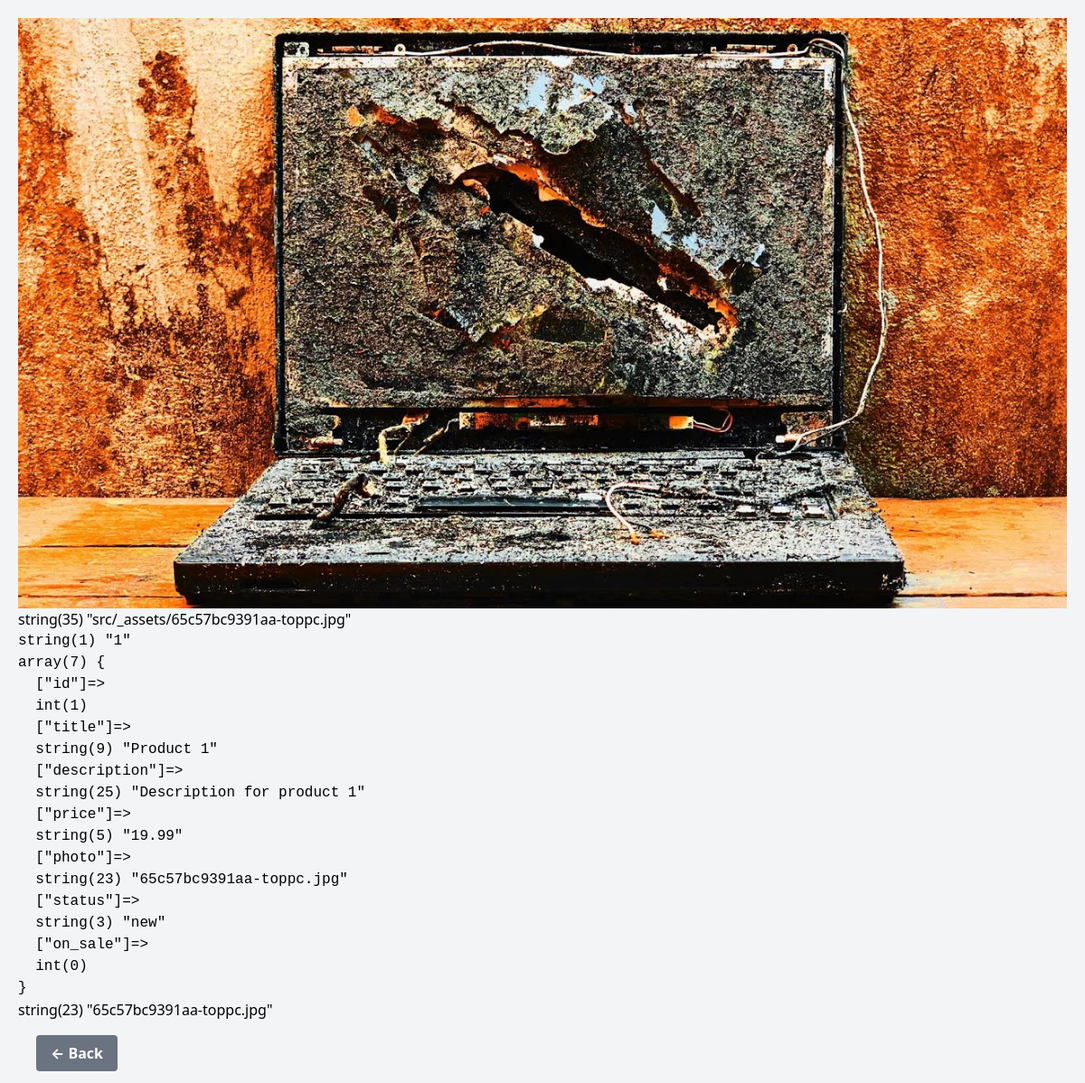
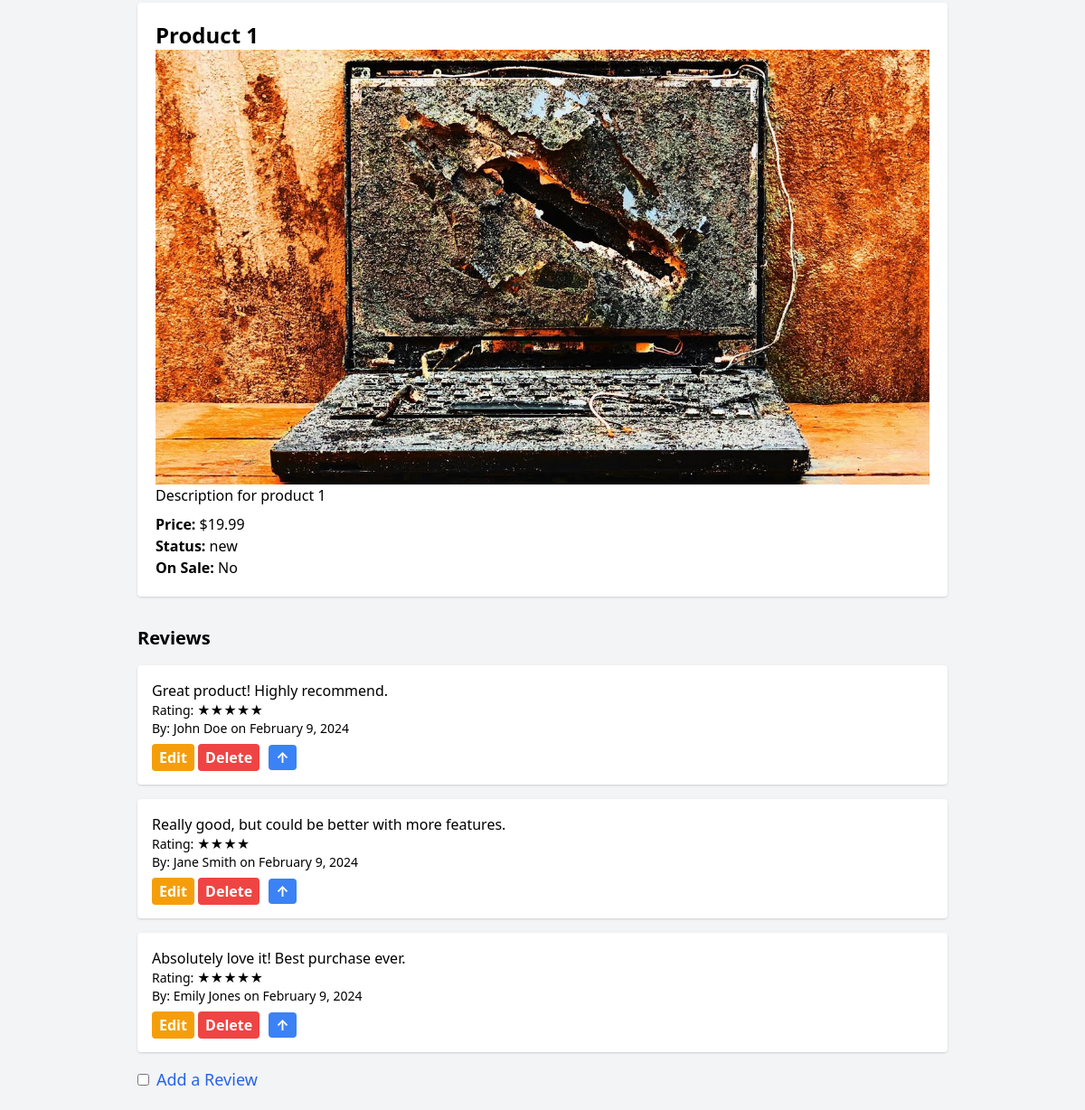
Screenshot of /src/public/product.php?id=1 with the database file from the repository (2 pictures, top to bottom).
### tables this page shows
CREATE TABLE IF NOT EXISTS products (
  id INT AUTO_INCREMENT PRIMARY KEY,
  title VARCHAR(255) NOT NULL,
  description TEXT,
  price DECIMAL(10, 2) NOT NULL,
  photo VARCHAR(255),
  status VARCHAR(50),
  on_sale BOOLEAN DEFAULT FALSE
);

CREATE TABLE reviews (
    id INT AUTO_INCREMENT PRIMARY KEY,
    product_id INT,
    rating TINYINT NOT NULL,
    first_name VARCHAR(255) NOT NULL,
    last_name VARCHAR(255) NOT NULL,
    comment TEXT,
    date TIMESTAMP DEFAULT CURRENT_TIMESTAMP,
    FOREIGN KEY (product_id) REFERENCES products(id)
);

### src/app/App.php (called while the page is built, shortened)
<?php
function getConnectionPDO(): PDO {
    $dsn = "mysql:host=" . DB_HOST . ";dbname=" . DB_NAME;
    $options = [PDO::ATTR_DEFAULT_FETCH_MODE => PDO::FETCH_ASSOC];
    return new PDO($dsn, DB_USER, DB_PASS, $options);
}
function getProductDetailsPDO($productID): ?array {
    $pdo = getConnectionPDO();
    $stmt = $pdo->prepare("SELECT * FROM products WHERE id = :id");
    $stmt->bindValue(':id', $productID, PDO::PARAM_INT);
    $stmt->execute();
    $product = $stmt->fetch(PDO::FETCH_ASSOC);
    return $product ?: null;
}
function getReviewsForProduct($productID): array {
    $pdo = getConnectionPDO();
    $stmt = $pdo->prepare("SELECT * FROM reviews WHERE product_id = :product_id ORDER BY date DESC");
    $stmt->bindValue(':product_id', $productID, PDO::PARAM_INT);
    $stmt->execute();
    return $stmt->fetchAll();
}

### src/public/product.php (called while the page is built, shortened)
<?php
require dirname(__DIR__) . '/app/App.php';
$productID = $_GET['id'] ?? null;
$product = getProductDetailsPDO($productID);
$reviews = getReviewsForProduct($productID);
require dirname(__DIR__) . '/views/product.php';

### src/views/product.php (the view, shortened to what this page needs)
<?php
if (!empty($product['photo'])) {
    $imageUrl = 'src/_assets/' . htmlspecialchars($product['photo']);
    echo "<img src='$imageUrl' alt='Product Image'>";
} else {
    echo "No image available.";
}
Var_dump($imageUrl);
echo "<pre>";
var_dump($productID);
var_dump($product);
echo "</pre>";
var_dump(htmlspecialchars($product['photo']));
?>
<!doctype html>
<html lang="en">
<head>
    <link rel="stylesheet" href="/assets/dist/main.css" />
    <link href="https://cdn.jsdelivr.net/npm/tailwindcss@2.2.19/dist/tailwind.min.css" rel="stylesheet">
</head>
<body class="bg-gray-100 p-5">
    <div class="my-4 mx-5">
        <a href="index.php" class="inline-block bg-gray-500 hover:bg-gray-700 text-white font-bold py-2 px-4 rounded transition ease-in-out duration-150">
            ← Back
        </a>
    </div>
    <div class="max-w-4xl mx-auto bg-white p-5 rounded shadow">
        <h1 class="text-2xl font-bold"><?= htmlspecialchars($product['title']); ?></h1>
        <img src="<?=htmlspecialchars($product['photo']); ?>" alt="Product Image">
        <p><?= nl2br(htmlspecialchars($product['description'])); ?></p>
        <p class="mt-2"><strong>Price:</strong> $<?= htmlspecialchars($product['price']); ?></p>
        <p><strong>Status:</strong> <?= htmlspecialchars($product['status']); ?></p>
        <p><strong>On Sale:</strong> <?= $product['on_sale'] ? 'Yes' : 'No'; ?></p>
    </div>
    <div class="max-w-4xl mx-auto mt-8">
        <h2 class="text-xl font-semibold mb-4">Reviews</h2>
        <?php if (!empty($reviews)): ?>
            <?php foreach ($reviews as $review): ?>
                <div class="bg-white p-4 rounded shadow mb-4">
                    <p><?= nl2br(htmlspecialchars($review['comment'])); ?></p>
                    <p class="text-sm">Rating: <?= str_repeat('★', $review['rating']); ?></p>
                    <p class="text-sm">By: <?= htmlspecialchars($review['first_name']) . ' ' . htmlspecialchars($review['last_name']); ?> on <?= date('F j, Y', strtotime($review['date'])); ?></p>
                    <div class="mt-2">
                        <a href="edit_review.php?review_id=<?= $review['id']; ?>&product_id=<?= $product['id']; ?>" class="bg-yellow-500 hover:bg-yellow-700 text-white font-bold py-1 px-2 rounded">Edit</a>
                        <a href="delete_review.php?review_id=<?= $review['id']; ?>&product_id=<?= $product['id']; ?>" onclick="return confirm('Are you sure you want to delete this review?');" class="bg-red-500 hover:bg-red-700 text-white font-bold py-1 px-2 rounded">Delete</a>
                        <a href="#top" class="inline-block bg-blue-500 hover:bg-blue-700 text-white font-bold py-0.5 px-2 mx-1.5 rounded transition ease-in-out duration-150">↑</a>
                    </div>
                </div>
            <?php endforeach; ?>
        <?php else: ?>
            <p>No reviews yet.</p>
        <?php endif; ?>
        <div class="mt-4">
            <label for="toggleReview" class="inline-flex items-center cursor-pointer text-lg text-blue-600 hover:text-blue-800">
                <input type="checkbox" id="toggleReview" class="form-checkbox rounded text-blue-500 focus:ring-blue-500" onchange="document.getElementById('reviewForm').classList.toggle('hidden');">
                <span class="ml-2">Add a Review</span>
            </label>
        </div>
    </div>
</body>
</html>

### rows the page displays
products: photo (picture), title "Product 1", description "Description for product 1", price "19.99", status "new"
reviews: comment "Great product! Highly recommend.", rating "★★★★★", first_name "John", last_name "Doe", date "February 9, 2024"
reviews: comment "Really good, but could be better with more features.", rating "★★★★", first_name "Jane", last_name "Smith", date "February 9, 2024"
reviews: comment "Absolutely love it! Best purchase ever.", rating "★★★★★", first_name "Emily", last_name "Jones", date "February 9, 2024"
